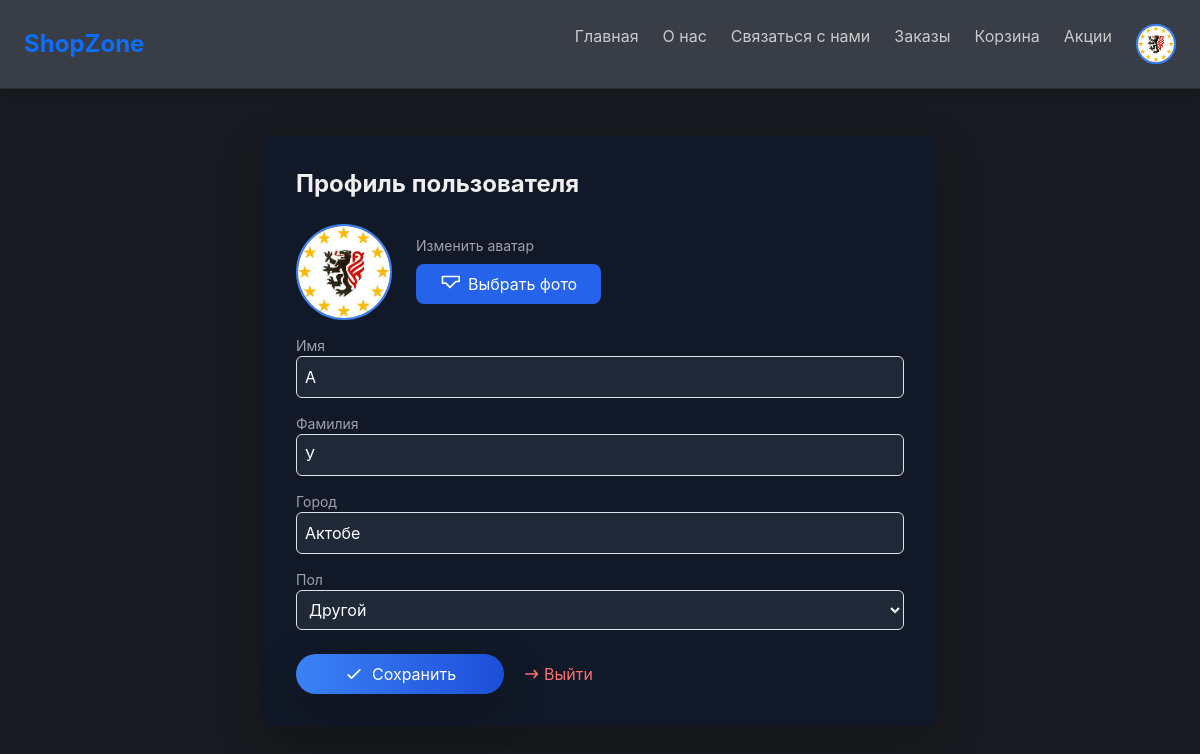
Screenshot of /profile/ (signed in) with the database file from the repository.
### store/models.py (models this page shows, shortened)
class UserProfile(models.Model):
    GENDER_CHOICES = (
        ('male', 'Мужской'),
        ('female', 'Женский'),
        ('other', 'Другой'),
    )
    user = models.OneToOneField(User, on_delete=models.CASCADE, related_name='profile')
    first_name = models.CharField(max_length=100, blank=True)
    last_name = models.CharField(max_length=100, blank=True)
    city = models.CharField(max_length=100, blank=True)
    gender = models.CharField(max_length=10, choices=GENDER_CHOICES, blank=True)
    avatar = models.ImageField(upload_to='avatars/', blank=True, null=True)  # <--- добавлено

### store/views.py (the view)
# urls.py: path('profile/', views.profile_view, name='profile'),
@login_required
def profile_view(request):
    profile, created = UserProfile.objects.get_or_create(user=request.user)
    if request.method == 'POST':
        form = UserProfileForm(request.POST, request.FILES, instance=profile)  # <--- добавлено request.FILES
        if form.is_valid():
            form.save()
            messages.success(request, 'Профиль успешно обновлён.')
            return redirect('store:profile')
    else:
        form = UserProfileForm(instance=profile)
    return render(request, 'profile.html', {'form': form})

### store/forms.py
class UserProfileForm(forms.ModelForm):
    class Meta:
        model = UserProfile
        fields = ['first_name', 'last_name', 'city', 'gender', 'avatar']  # <--- добавлено avatar
        widgets = {
            'first_name': forms.TextInput(attrs={'class': 'w-full p-2 border rounded bg-gray-800 text-white', 'placeholder': 'Имя'}),
            'last_name': forms.TextInput(attrs={'class': 'w-full p-2 border rounded bg-gray-800 text-white', 'placeholder': 'Фамилия'}),
            'city': forms.TextInput(attrs={'class': 'w-full p-2 border rounded bg-gray-800 text-white', 'placeholder': 'Город'}),
            'gender': forms.Select(attrs={'class': 'w-full p-2 border rounded bg-gray-800 text-white'}),
        }

### store/templates/profile.html (shortened to what this page needs)
{% extends 'base.html' %}
{% load static %}
{% block content %}
<div class="max-w-2xl mx-auto bg-gray-900 p-8 rounded-lg shadow-lg mt-10 text-white">
  <h2 class="text-2xl font-bold mb-6">Профиль пользователя</h2>
  <form method="post" enctype="multipart/form-data" class="space-y-4">
    <div class="flex items-center space-x-6">
      {% if user.profile.avatar %}
        <img src="{{ user.profile.avatar.url }}"
             id="avatar-preview"
             class="w-24 h-24 rounded-full object-cover border-2 border-blue-500">
      {% else %}
        <img src="{% static 'images/default-avatar.png' %}"
             id="avatar-preview"
             class="w-24 h-24 rounded-full object-cover border-2 border-blue-500">
      {% endif %}
      <div class="flex flex-col">
        <label class="block text-sm text-gray-400 mb-2">Изменить аватар</label>
        <label for="id_avatar" class="flex items-center px-4 py-2 bg-blue-600 text-white rounded-lg cursor-pointer
                      hover:bg-blue-700 transition-colors duration-300">
          <svg xmlns="http://www.w3.org/2000/svg" class="h-5 w-5 mr-2" fill="none" viewBox="0 0 24 24" stroke="currentColor">
            <path stroke-linecap="round" stroke-linejoin="round" stroke-width="2" d="M3 7v4h4l5 5 7-7h4V3H3z" />
          </svg>
          Выбрать фото
        </label>
      </div>
    </div>
    <div>
      <label class="block text-sm text-gray-400">Имя</label>
      {{ form.first_name }}
    </div>
    <div>
      <label class="block text-sm text-gray-400">Фамилия</label>
      {{ form.last_name }}
    </div>
    <div>
      <label class="block text-sm text-gray-400">Город</label>
      {{ form.city }}
    </div>
    <div>
      <label class="block text-sm text-gray-400">Пол</label>
      {{ form.gender }}
    </div>
    <div class="flex items-center space-x-4 mt-4">
      <button type="submit"
              class="flex items-center bg-gradient-to-r from-blue-500 to-blue-700
                     hover:from-blue-600 hover:to-blue-800 text-white
                     px-5 py-2 rounded-full shadow-lg transition-all duration-300 transform hover:scale-105">
        <svg xmlns="http://www.w3.org/2000/svg" class="h-5 w-5 mr-2" fill="none" viewBox="0 0 24 24" stroke="currentColor">
          <path stroke-linecap="round" stroke-linejoin="round" stroke-width="2" d="M5 13l4 4L19 7" />
        </svg>
        Сохранить
      </button>
      <a href="{% url 'store:logout' %}"
         class="flex items-center text-red-400 hover:text-red-500 transition-colors duration-300">
        <svg xmlns="http://www.w3.org/2000/svg" class="h-5 w-5 mr-1" fill="none" viewBox="0 0 24 24" stroke="currentColor">
          <path stroke-linecap="round" stroke-linejoin="round" stroke-width="2" d="M17 16l4-4m0 0l-4-4m4 4H7" />
        </svg>
        Выйти
      </a>
    </div>
  </form>
</div>
{% endblock %}

### store/templates/base.html (shortened to what this page needs)
{% load static %}
{% get_media_prefix as MEDIA_URL %}
<!DOCTYPE html>
<html lang="ru">
<head>
    <link href="https://cdn.jsdelivr.net/npm/bootstrap@5.3.2/dist/css/bootstrap.min.css" rel="stylesheet">
    <script src="https://cdn.tailwindcss.com"></script>
    <link rel="stylesheet" href="{% static 'css/style.css' %}">
</head>
<body class="dark-theme">
    <nav class="fixed top-0 left-0 w-full z-50 bg-accent p-4 flex justify-between items-center shadow-md">
      <a href="/" class="text-primary text-2xl font-bold">ShopZone</a>
      <ul class="flex space-x-6">
          <li><a href="/" class="hover:text-primary transition">Главная</a></li>
          <li><a href="/about/" class="hover:text-primary transition">О нас</a></li>
          <li><a href="/contact/" class="hover:text-primary transition">Связаться с нами</a></li>
          <li><a href="/orders/" class="hover:text-primary transition">Заказы</a></li>
          <li><a href="/cart/" class="hover:text-primary transition">Корзина</a></li>
          <li><a href="{% url 'store:sale_list' %}" class="hover:text-primary transition">Акции</a></li>
          {% if user.is_authenticated %}
  <a href="{% url 'store:profile' %}" class="flex items-center space-x-2">
    {% if user.profile.avatar %}
      <img src="{{ user.profile.avatar.url }}" alt="avatar"
           class="w-10 h-10 rounded-full border-2 border-blue-500 object-cover">
    {% else %}
      <img src="{% static 'images/default-avatar.png' %}" alt="avatar"
           class="w-10 h-10 rounded-full border-2 border-blue-500 object-cover">
    {% endif %}
  </a>
{% else %}
  <a href="{% url 'store:login' %}" class="text-gray-300 hover:text-white">Войти</a>
{% endif %}
      </ul>
    </nav>
    <main class="min-h-screen mx-auto pt-24">
      {% block content %}{% endblock %}
    </main>
</body>
</html>

### static/css/style.css (style rules this page uses)
body.dark-theme { background-color: #181a1f; font-family: 'Inter', sans-serif; color: #e0e0e0; transition: background 0.3s, color 0.3s; }
nav { background-color: #1f2228; border-bottom: 1px solid #2c2f36; box-shadow: 0 1px 6px rgba(0, 0, 0, 0.3); }
nav a { color: #c9c9c9; transition: color 0.2s ease; }
button, .btn { background-color: #2a9d8f; color: #f1f1f1; border: none; padding: 10px 16px; border-radius: 10px; font-weight: 600; transition: background 0.3s, transform 0.1s; }
input, textarea { background-color: #1d1f25; border: 1px solid #2f3239; border-radius: 8px; padding: 10px; color: #e0e0e0; width: 100%; }
h1, h2, h3, h4, h5, h6 { color: #f0f0f0; }
p, span, li, a, small, strong, em { color: #e0e0e0; }

### rows the page displays
UserProfile: first_name "А", last_name "У", city "Актобе", gender "Другой"
